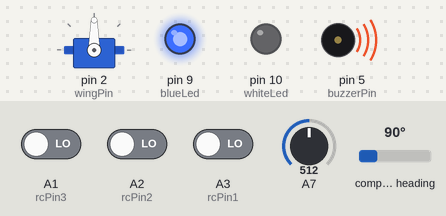
Recording of a sketch running on a simulated Arduino Nano, built with avr-gcc and run on an emulated ATmega328P. On the bench: servo, output pins drawn as LEDs (lit = HIGH), buzzer (waves = sounding, pin HIGH). The inputs (shaded band) are chosen by the test bench; at power-on: compass heading 90°, A7 = 512, A1 (rcPin3) LOW, A2 (rcPin2) LOW, A3 (rcPin1) LOW.

Above: at 1.7 s.
1.8 s: compass heading set to 71°
3.3 s: compass heading set to 62°
At 4.5 s:
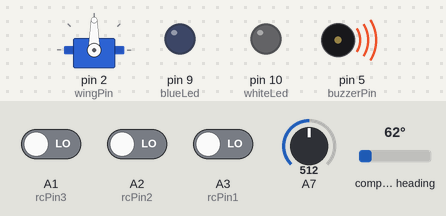
4.8 s: compass heading set to 269°
At 5.6 s:
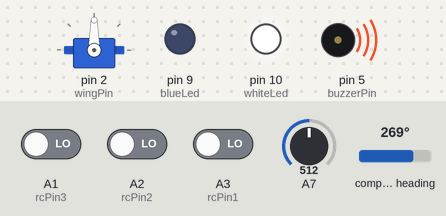
6.3 s: A7 set to 500
At 6.9 s:
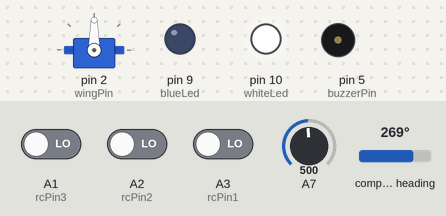
7.8 s: compass heading set to 249°
9.3 s: compass heading set to 241°
At 10.3 s:
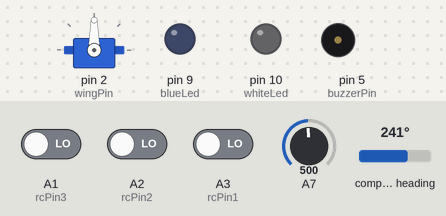
Timing chart, 0 to 11.8 s (numbered marks = the images above; inputs shaded):
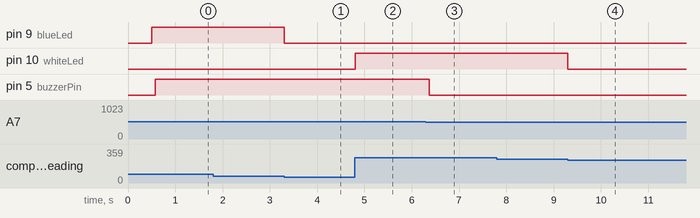

The sketch:

MonocopterControl31_LedDirection_FastLEDwrite.ino
```cpp
#define rcPin1 A3   // Pin 8 Connected to CH1 of Transmitter;
#define rcPin2 A2   // Pin 9 Connected to CH2
#define rcPin3 A1   // Wing
#define buzzerPin 5
//#define flapPin 2
#define wingPin 2
#define blueLed 9
#define whiteLed 10
#include <Servo.h>
#include <QMC5883L.h>
#include <Wire.h>

#include "PinChangeInterrupt.h"

QMC5883L compass;
//Servo ServoFlap;
Servo ServoWing;
int x_mid = 1520;
int y_mid = 1500;
int z_mid = 1520;
volatile int x = x_mid;  // Receiver Channel 2 PPM value
volatile int y = y_mid;  // Receiver Channel 1 PPM value
volatile int z = z_mid;
float flight_bearing;
float current_bearing;
float flight_magnitude = 0;
float x_vec = 0;
float y_vec = 0;
float z_vec = 0;

volatile int prev_time_x = 0;
volatile int prev_time_y = 0;
volatile int prev_time_z = 0;

//float default_angle_flap = 95;
//float servo_angle_flap = default_angle_flap;
//int currentFlapAngle = default_angle_flap;
//int flapUpdateDifference;

float default_angle_wing = 90;
float servo_angle_wing = default_angle_wing;
int currentWingAngle = default_angle_wing;
int wingUpdateDifference;

float flap_constant = 0.0010;
float voltageReading = 0;
int cycleCounter = 0;
#define cycleDelay 60


void setup() {
  pinMode(rcPin1, INPUT);
  pinMode(rcPin2, INPUT);
  pinMode(rcPin3, INPUT);
  //pinMode(13, INPUT);
  pinMode(buzzerPin, OUTPUT);
  pinMode(blueLed, OUTPUT);
  pinMode(whiteLed, OUTPUT);

  //ServoFlap.attach(flapPin);
  //ServoFlap.write(default_angle_flap);
  ServoWing.attach(wingPin);
  ServoWing.write(default_angle_wing);
  Wire.begin();
  compass.init();
  compass.setSamplingRate(200);

  //Serial.begin(9600);


  attachPCINT(digitalPinToPCINT(rcPin1), rising_x, RISING);
  attachPCINT(digitalPinToPCINT(rcPin2), rising_y, RISING);
  attachPCINT(digitalPinToPCINT(rcPin3), rising_z, RISING);
  delay(500);


}

void loop() {

  if (cycleCounter == cycleDelay) {
    voltageReading = analogRead(A7)*0.00983;
    //Serial.println(voltageReading);
    if (voltageReading > 5.00 and voltageReading < 7.45) {
      //PORTC = PORTC | B00100000;  //not working for some reason
      digitalWrite(buzzerPin, HIGH);
    }
    else {
      //PORTC = PORTC & B11011111;
      digitalWrite(buzzerPin, LOW);
    }
    cycleCounter = 0;
  }

  else {
    cycleCounter++;
  }


  x_vec = x_mid - x;
  y_vec = y_mid - y;
  z_vec = z_mid - z;

  int heading = compass.readHeading();

  if(heading==0) {
    /* Still calibrating, so measure but don't print */
  }
  else {
    current_bearing = heading;
  }

  //Serial.println(current_bearing);
  //Serial.println(x_vec);
  //delay(200);

  current_bearing = int(int(current_bearing * 0.2) * 5);

  if (current_bearing > 60 and current_bearing < 120) {
    //digitalWrite(blueLed, HIGH);
    PORTB = PORTB | B00000010;
  }

  else {
    //digitalWrite(blueLed, LOW);
    PORTB = PORTB & B11111101;
  }

  if (current_bearing > 240 and current_bearing < 300) {
    //digitalWrite(whiteLed, HIGH);
    PORTB = PORTB | B00000100;
  }

  else {
    //digitalWrite(whiteLed, LOW);
    PORTB = PORTB & B11111011;
  }


  //servo_angle_wing = default_angle_wing + (z_vec * 0.08);

  //wingUpdateDifference = currentWingAngle - servo_angle_wing;

  //if (wingUpdateDifference > 3 or wingUpdateDifference < -3) {
    //ServoWing.write(servo_angle_wing);
    //currentWingAngle = servo_angle_wing;
  //}

  //else {}


  flight_magnitude = sqrt(sq(x_vec) + sq(y_vec));


  if ((x_vec >= 0) && (y_vec >= 0)){
    flight_bearing = 90 - (57.29578 * atan(y_vec / x_vec));

  }

  else if ((x_vec >= 0) && (y_vec < 0)){
    flight_bearing = 90 + (57.29578 * atan(y_vec / - x_vec));

  }

  else if ((x_vec < 0) && (y_vec >= 0)){
    flight_bearing = 270 + (57.29578 * atan(y_vec / - x_vec));

  }

  else if ((x_vec < 0) && (y_vec < 0)){
    flight_bearing = 270 - (57.29578 * atan(y_vec / x_vec));

  }

  //Serial.println(flight_bearing);
  //Serial.println(flight_magnitude);


  if (flight_magnitude > 40) {
    servo_angle_wing = default_angle_wing - (z_vec * 0.1) - (flap_constant * flight_magnitude * 57.29578 * sin(0.01745329 * (current_bearing - flight_bearing) + 4.712389 - 1.57080));
  }

  else if (flight_magnitude <= 40) {
    servo_angle_wing = default_angle_wing - (z_vec * 0.1);
  }

  //servo_angle_flap = int(int(servo_angle_flap * 0.2) * 5);

  //int flapUpdateDifference = ((int(currentFlapAngle - servo_angle_flap)) ^ 2);
  wingUpdateDifference = currentWingAngle - servo_angle_wing;

  if (wingUpdateDifference > 1 or wingUpdateDifference < -1) {
    ServoWing.write(servo_angle_wing);
    currentWingAngle = servo_angle_wing;
  }

  else {}

  //Serial.println(flapUpdateDifference);

}


void rising_x() {
  attachPCINT(digitalPinToPCINT(rcPin1), falling_x, FALLING);
  prev_time_x = micros();
}

void falling_x() {
  attachPCINT(digitalPinToPCINT(rcPin1), rising_x, RISING);
  x = micros()-prev_time_x;
}

void rising_y() {
  attachPCINT(digitalPinToPCINT(rcPin2), falling_y, FALLING);
  prev_time_y = micros();
}

void falling_y() {
  attachPCINT(digitalPinToPCINT(rcPin2), rising_y, RISING);
  y = micros()-prev_time_y;
}

void rising_z() {
  attachPCINT(digitalPinToPCINT(rcPin3), falling_z, FALLING);
  prev_time_z = micros();
}

void falling_z() {
  attachPCINT(digitalPinToPCINT(rcPin3), rising_z, RISING);
  z = micros()-prev_time_z;
}
```

Measured:
- the behaviour switches between 65 and 64° on compass heading (found by bisection; images 0 and 1)
- the behaviour switches between 509 and 508 on A7 (found by bisection; images 2 and 3)
- the behaviour switches between 245 and 244° on compass heading (found by bisection; images 3 and 4)
- after the input at 1.8 s, every drawn part: stays the same
- after the input at 3.3 s, pin 9 (blueLed): HIGH → LOW at once
- after the input at 4.8 s, pin 10 (whiteLed): LOW → HIGH at once
- after the input at 6.3 s, pin 5 (buzzerPin): HIGH → LOW after 0.07 s
- after the input at 7.8 s, every drawn part: stays the same
- after the input at 9.3 s, pin 10 (whiteLed): HIGH → LOW at once
